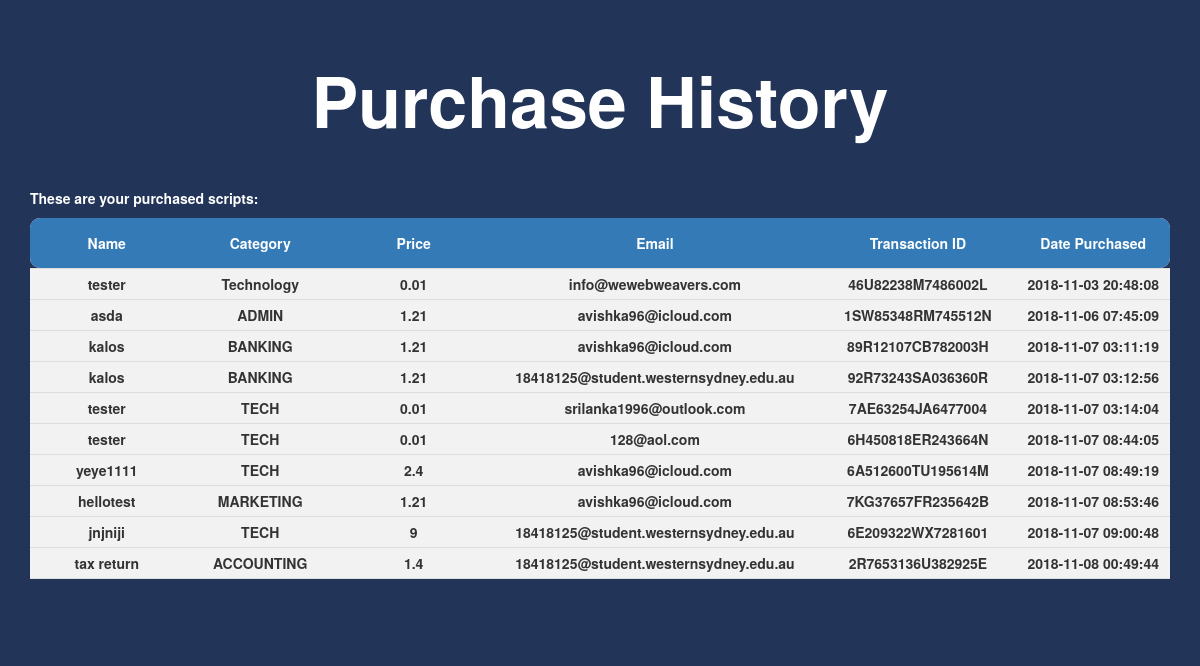
The page /purchaseHistory.php (signed in) on the database its author committed.
### tables this page shows
CREATE TABLE `sales` (
  `saleid` int(11) NOT NULL,
  `scriptid` int(11) NOT NULL,
  `userid` int(11) NOT NULL,
  `curuserid` int(11) NOT NULL,
  `storeid` int(11) NOT NULL,
  `username` varchar(50) DEFAULT NULL,
  `useremail` varchar(100) DEFAULT NULL,
  `script` varchar(255) NOT NULL,
  `transactionid` varchar(50) NOT NULL,
  `category` varchar(50) NOT NULL,
  `price` float NOT NULL,
  `paypalemail` varchar(100) NOT NULL,
  `fname` varchar(50) NOT NULL,
  `lname` varchar(50) NOT NULL,
  `address` varchar(100) DEFAULT NULL,
  `city` varchar(50) DEFAULT NULL,
  `state` varchar(50) DEFAULT NULL,
  `zip` varchar(50) DEFAULT NULL,
  `country` varchar(50) DEFAULT NULL,
  `phone` varchar(20) DEFAULT NULL,
  `datepurchased` timestamp NULL DEFAULT CURRENT_TIMESTAMP,
  `datephp` varchar(50) DEFAULT NULL,
  `paymentstatus` varchar(50) NOT NULL
);

### purchaseHistory.php (the view, shortened to what this page needs)
<?php
   require_once('dbConnection.php');
   $userId = $_SESSION["who"];
   $sqlScript = "SELECT * FROM sales WHERE userId = '$userId'";
   $results =  mysqli_query($dbConnection, $sqlScript)
   or die (mysqli_error($dbConnection));
?>
<!DOCTYPE html>
<html lang="en">
   <head>
      <link rel="stylesheet" href="https://maxcdn.bootstrapcdn.com/bootstrap/3.3.7/css/bootstrap.min.css">
   </head>
   <body>
      <br><br>
      <div class="container text-center">
         <h1 style="color: white; font-size:70px"><b>Purchase History</b></h1>
      </div>
      <br><br>
      <div class="container text-center">
         <p style="float: left; color: white;"><b>These are your purchased scripts:<b></p>
         <br>
         <table>
            <tr>
               <th style="border-top-left-radius: 10px; border-bottom-left-radius: 10px;">Name</th>
               <th>Category</th>
               <th>Price</th>
               <th>Email</th>
               <th>Transaction ID</th>
               <th style="border-top-right-radius: 10px; border-bottom-right-radius: 10px;">Date Purchased</th>
            </tr>
            <?php
               while ($row = mysqli_fetch_array($results)) {
             ?>
            <tr>
               <td>
                  <?php echo $row['script'];?>
               </td>
               <td>
                  <?php echo $row["category"];?>
               </td>
               <td>
                  <?php echo $row['price'];?>
               </td>
               <td>
                  <?php echo $row["paypalemail"];?>
               </td>
               <td>
                  <?php echo $row['transactionid'];?>
               </td>
               <td>
                  <?php echo $row["datepurchased"];?>
               </td>
            </tr>
            <?php } ?>
         </table>
         <br><br><br>
      </div>
   </body>
</html>

### purchaseHistory.php (style rules this page uses)
body { background-color: #223458; }
td { border-bottom: 1px solid #ddd; padding: 5px; width: 10%; }
th { border-bottom: 1px solid #ddd; color: white; background-color: #347AB6; padding: 8px; text-align: center; height: 50px; width: 10%; //border-radius: 10px; }
tr:nth-child(even) { background-color: #f2f2f2; border-radius: 10px; width: 10% }
tr:nth-child(odd) { background-color: #f2f2f2; border-radius: 10px; width: 10%; }
table { width: 100%; text-align: center; float: center; border-radius: 10px; }

### rows shown on the page
sales: script "tester", category "Technology", price "0.01", paypalemail "info@wewebweavers.com", transactionid "46U82238M7486002L", datepurchased "2018-11-03 20:48:08"
sales: script "asda", category "ADMIN", price "1.21", paypalemail "avishka96@icloud.com", transactionid "1SW85348RM745512N", datepurchased "2018-11-06 07:45:09"
sales: script "kalos", category "BANKING", price "1.21", paypalemail "avishka96@icloud.com", transactionid "89R12107CB782003H", datepurchased "2018-11-07 03:11:19"
sales: script "kalos", category "BANKING", price "1.21", paypalemail "18418125@student.westernsydney.edu.au", transactionid "92R73243SA036360R", datepurchased "2018-11-07 03:12:56"
sales: script "tester", category "TECH", price "0.01", paypalemail "srilanka1996@outlook.com", transactionid "7AE63254JA6477004", datepurchased "2018-11-07 03:14:04"
sales: script "tester", category "TECH", price "0.01", paypalemail "128@aol.com", transactionid "6H450818ER243664N", datepurchased "2018-11-07 08:44:05"
sales: script "yeye1111", category "TECH", price "2.4", paypalemail "avishka96@icloud.com", transactionid "6A512600TU195614M", datepurchased "2018-11-07 08:49:19"
sales: script "hellotest", category "MARKETING", price "1.21", paypalemail "avishka96@icloud.com", transactionid "7KG37657FR235642B", datepurchased "2018-11-07 08:53:46"
sales: script "jnjniji", category "TECH", price "9", paypalemail "18418125@student.westernsydney.edu.au", transactionid "6E209322WX7281601", datepurchased "2018-11-07 09:00:48"
sales: script "tax return", category "ACCOUNTING", price "1.4", paypalemail "18418125@student.westernsydney.edu.au", transactionid "2R7653136U382925E", datepurchased "2018-11-08 00:49:44"
